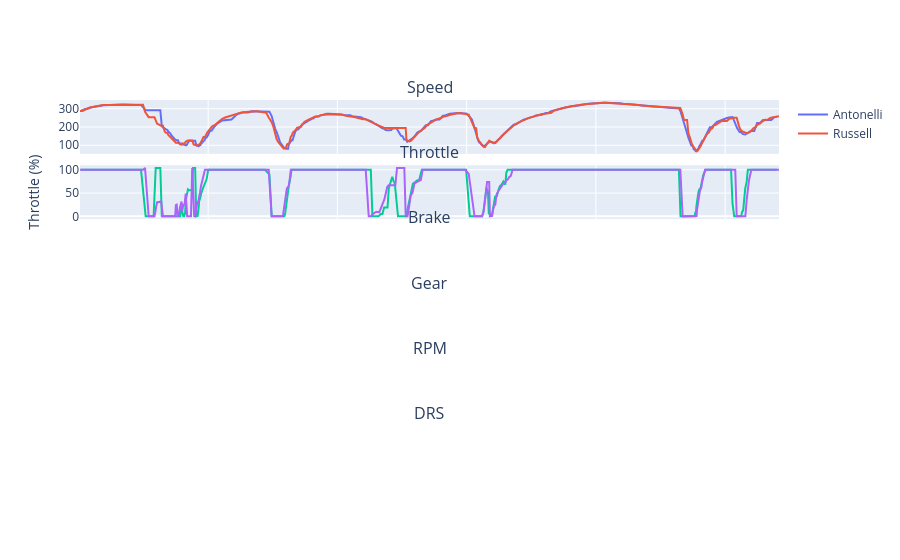

The notebook cell this image was saved under:
### Code cell
# Antonelli - Throttle
fig.add_trace(
    go.Scatter(
        x=antonelli_car_data["Distance"],
        y=antonelli_car_data["Throttle"],
        name="Antonelli",
        mode="lines",
        showlegend=False
    ),
    row=2,
    col=1
)

# Russell - Throttle
fig.add_trace(
    go.Scatter(
        x=russell_car_data["Distance"],
        y=russell_car_data["Throttle"],
        name="Russell",
        mode="lines",
        showlegend=False
    ),
    row=2,
    col=1
)

# Y-axis label for Throttle
fig.update_yaxes(title_text="Throttle (%)", row=2, col=1)

### Figure 1 — Plotly figure (JSON) as saved in the notebook; plotly's stock layout.template omitted (floating-point values rounded to 4 significant figures; data arrays with more than 128 entries replaced by an {"elided": "..."} marker saying what was removed)
{"data": [{"mode": "lines", "name": "Antonelli", "type": "scatter", "x": {"elided": "349 float values"}, "xaxis": "x", "y": {"elided": "349 float values"}, "yaxis": "y"}, {"mode": "lines", "name": "Russell", "type": "scatter", "x": {"elided": "347 float values"}, "xaxis": "x", "y": {"elided": "347 float values"}, "yaxis": "y"}, {"mode": "lines", "name": "Antonelli", "showlegend": false, "type": "scatter", "x": {"elided": "349 float values"}, "xaxis": "x2", "y": {"elided": "349 float values"}, "yaxis": "y2"}, {"mode": "lines", "name": "Russell", "showlegend": false, "type": "scatter", "x": {"elided": "347 float values"}, "xaxis": "x2", "y": {"elided": "347 float values"}, "yaxis": "y2"}], "layout": {"annotations": [{"font": {"size": 16}, "showarrow": false, "text": "Speed", "x": 0.5, "xanchor": "center", "xref": "paper", "y": 1, "yanchor": "bottom", "yref": "paper"}, {"font": {"size": 16}, "showarrow": false, "text": "Throttle", "x": 0.5, "xanchor": "center", "xref": "paper", "y": 0.8283, "yanchor": "bottom", "yref": "paper"}, {"font": {"size": 16}, "showarrow": false, "text": "Brake", "x": 0.5, "xanchor": "center", "xref": "paper", "y": 0.6567, "yanchor": "bottom", "yref": "paper"}, {"font": {"size": 16}, "showarrow": false, "text": "Gear", "x": 0.5, "xanchor": "center", "xref": "paper", "y": 0.485, "yanchor": "bottom", "yref": "paper"}, {"font": {"size": 16}, "showarrow": false, "text": "RPM", "x": 0.5, "xanchor": "center", "xref": "paper", "y": 0.3133, "yanchor": "bottom", "yref": "paper"}, {"font": {"size": 16}, "showarrow": false, "text": "DRS", "x": 0.5, "xanchor": "center", "xref": "paper", "y": 0.1417, "yanchor": "bottom", "yref": "paper"}], "xaxis": {"anchor": "y", "domain": [0, 1], "matches": "x6", "showticklabels": false}, "xaxis2": {"anchor": "y2", "domain": [0, 1], "matches": "x6", "showticklabels": false}, "xaxis3": {"anchor": "y3", "domain": [0, 1], "matches": "x6", "showticklabels": false}, "xaxis4": {"anchor": "y4", "domain": [0, 1], "matches": "x6", "showticklabels": false}, "xaxis5": {"anchor": "y5", "domain": [0, 1], "matches": "x6", "showticklabels": false}, "xaxis6": {"anchor": "y6", "domain": [0, 1]}, "yaxis": {"anchor": "x", "domain": [0.8583, 1]}, "yaxis2": {"anchor": "x2", "domain": [0.6867, 0.8283], "title": {"text": "Throttle (%)"}}, "yaxis3": {"anchor": "x3", "domain": [0.515, 0.6567]}, "yaxis4": {"anchor": "x4", "domain": [0.3433, 0.485]}, "yaxis5": {"anchor": "x5", "domain": [0.1717, 0.3133]}, "yaxis6": {"anchor": "x6", "domain": [0, 0.1417]}}}
